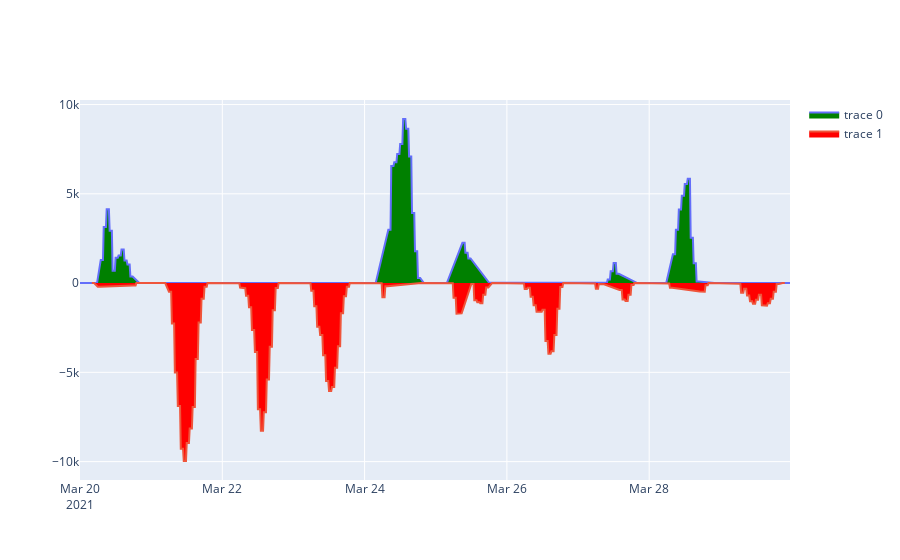

The notebook cell saved with this chart:
### Code cell
mask = df['diff'] >= 0
fig = go.Figure(go.Scatter(x=df[mask].index, y=df[mask]['diff'], mode='lines',fill='tozeroy', fillcolor='green'))
fig.add_trace(go.Scatter(x=df[~mask].index, y=df[~mask]['diff'], mode='lines', fill='tozeroy', fillcolor='red'))
fig

### Figure 1 — Plotly figure (JSON) as saved in the notebook; plotly's stock layout.template omitted (floating-point values rounded to 4 significant figures; data arrays with more than 128 entries replaced by an {"elided": "..."} marker saying what was removed)
{"data": [{"fill": "tozeroy", "fillcolor": "green", "mode": "lines", "type": "scatter", "x": {"elided": "483 str values"}, "y": {"elided": "483 float values"}}, {"fill": "tozeroy", "fillcolor": "red", "mode": "lines", "type": "scatter", "x": {"elided": "472 str values"}, "y": {"elided": "472 float values"}}], "layout": {}}
